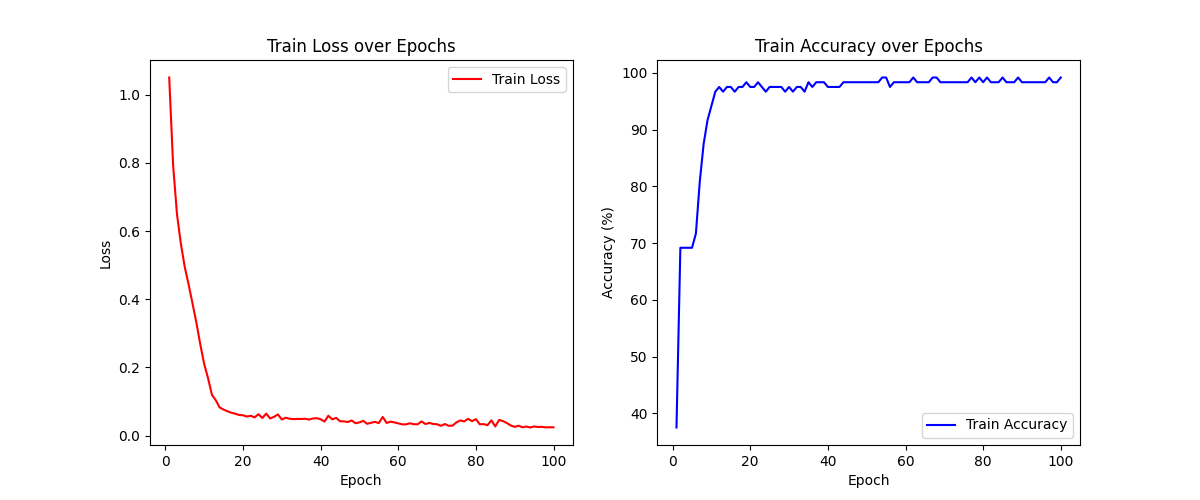

Generate this figure with Python:
# 250818 AM9시  #PyTorch 사용해 아이리스(Iris) 데이터셋 분류하는 신경망모델을 구축하고 학습
import torch
import torch.nn as nn
import torch.optim as optim
from torch.utils.data import TensorDataset, DataLoader
from sklearn.datasets import load_iris
from sklearn.model_selection import train_test_split
from sklearn.preprocessing import StandardScaler
import numpy as np
import matplotlib.pyplot as plt

# 1. 데이터 불러오기
iris = load_iris()
X = iris.data
y = iris.target

#2.표준화
scaler = StandardScaler()
X = scaler.fit_transform(X)

#3. 학습데이터와 테스트데이터 쪼개기
X_train, X_test, y_train, y_test = train_test_split(X, y, test_size=0.2, random_state=1)

#numpy 배열 -> PyTorch 타입 배열(텐서)로 변환하자
X_train_tensor = torch.tensor(X_train, dtype=torch.float32)
X_test_tensor = torch.tensor(X_test, dtype=torch.float32)
y_train_tensor = torch.tensor(y_train, dtype=torch.long)
y_test_tensor = torch.tensor(y_test, dtype=torch.long)

# 4. 데이터셋과 데이터로더 만들기
#numpy배열 → PyTorch 타입 배열(텐서)로 변환
#모델한테 전달하기 위해서 데이터 셋을 만들고 DataLoader에게 전달해야 한다
train_dataset = TensorDataset(X_train_tensor, y_train_tensor)
test_dataset = TensorDataset (X_test_tensor, y_test_tensor)

train_loader = DataLoader(train_dataset, batch_size=16, shuffle=True)
test_loader = DataLoader(test_dataset, batch_size=16, shuffle=False)

# 5. 모델 정의 → 클래스로 만든다. nn.Module이라는 클래스를 반드시 상속받아야함
#부모클래스가 하는일이 많을때 이런식으로 설계
class IrisClassifier(nn.Module):
    def __init__(self):
        super(IrisClassifier, self).__init__() #부모클래스 초기화, 부모생성자호출
        #super가 부모뜻함. 2개의 매개변수전달     #부모 생성자 호출코드는 메서드의 맨처음에 와야함. 
        #신경망의 층 정의, 입력은닉층(iris는 4개의 특성을 갖는다)
        self.fc1 = nn.Linear(4, 16) #fc1은 그냥 변수임. 모델저장해둔다. nn.Linear(입력개수, 출력개수)
        self.fc2 = nn.Linear(16, 16) #은닉층
        self.fc3 = nn.Linear(16, 3) #출력층(출력결과가3이어야한다). 파이토치는 softmax자동적용이라 안씀

        self.active = nn.ReLU() #활성화함수 정의, ReLU함수 사용

    def forward(self, x):
        # x = torch.relu(self.fc1(x))
        x = self.fc1(x)
        x = self.active(x)
        x = self.fc2(x)
        x = self.active(x)
        x = self.fc3(x)
        return x

# 6. 모델 인스턴스 생성, 모델만들고 손실함수,옵티마이저 정의
model = IrisClassifier()
criterion = nn.CrossEntropyLoss() #손실함수 - 다중분류, 파이토치는 softmax제공(자동적용)
optimizer = optim.Adam(model.parameters(), lr=0.01)

# 7. 모델 학습
# epochs = 100
def train_model(epochs):
    #학습 손실(loss)과 정확도를 매 epoch마다 기록 & 시각화 (matplotlib 그래프) 추가
    train_losses = [] 
    train_accuracies = []

    for epoch in range(epochs):
        model.train()  # 학습 모드
        running_loss = 0
        correct = 0
        total = 0

        #train_loader 배치사이즈만큼
        for inputs, labels in train_loader: #현재 배치사이즈는 16개씩 가져온다
            optimizer.zero_grad() #옵티마이저 초기화
            outputs = model(inputs) #순전파, 가중치 계산중
            loss = criterion(outputs, labels) #손실값을 계산한다
            loss.backward() #오차의 역전파
            optimizer.step()

            #추가
            running_loss += loss.item() * inputs.size(0)
            _, predicted = torch.max(outputs, 1)
            total += labels.size(0)
            correct += (predicted == labels).sum().item()
        
        #추가
        epoch_loss = running_loss / total 
        epoch_acc = 100 * correct / total 
        train_losses.append(epoch_loss) 
        train_accuracies.append(epoch_acc) #정확도 기록

        print(f"Epoch {epoch+1}/{epochs}, Loss: {epoch_loss:.4f}, Accuracy: {epoch_acc:.2f}%")
    
    print("Training complete.")
    
    # 학습 결과 시각화 ,손실과 정확도 그래프
    plt.figure(figsize=(12,5))

    # 손실 그래프
    plt.subplot(1,2,1)
    plt.plot(range(1, epochs+1), train_losses, label='Train Loss', color='red')
    plt.xlabel('Epoch')
    plt.ylabel('Loss')
    plt.title('Train Loss over Epochs')
    plt.legend()

    # 정확도 그래프
    plt.subplot(1,2,2)
    plt.plot(range(1, epochs+1), train_accuracies, label='Train Accuracy', color='blue')
    plt.xlabel('Epoch')
    plt.ylabel('Accuracy (%)')
    plt.title('Train Accuracy over Epochs')
    plt.legend()

    plt.show()


# 8. 훈련셋 정확도 Validation Accuracy 훈련셋 & 테스트셋 정확도 평가
def evaluate_model():
    model.eval()  #모델을 평가 모드로 변경

    with torch.no_grad(): #그라디언트 계산을 하지 않음
        correct_train = 0 #훈련셋이 예측잘맞는 경우 카운트하기위한 변수
        total_train = 0 #전체개수
        for inputs, labels in train_loader:
            outputs = model(inputs)
            _, predicted = torch.max(outputs.data, 1) #출력값이 확률, np.argmax쓰듯이 젤높은확률 착지
            total_train += labels.size(0)
            correct_train += (predicted == labels).sum().item() #예측값과 실제값이 같은경우 카운트
        accuracy_train = 100*correct_train / total_train
        print(f"훈련셋 정확도: {accuracy_train:.2f}%")
        
        correct_test = 0
        total_test = 0
        for inputs, labels in test_loader:
            outputs = model(inputs)
            _, predicted = torch.max(outputs.data, 1)
            total_test += labels.size(0)
            correct_test += (predicted == labels).sum().item()
        accuracy_test = 100 * correct_test / total_test
        print(f"테스트셋 정확도: {accuracy_test:.2f}%")

if __name__ == "__main__":
    train_model(epochs=100)
    evaluate_model() # 훈련셋 + 테스트셋 정확도 확인

# (mypytorch) C:\Users\Admin\Documents\GitHub\python_workspace1N\PyTorch>python 0818iris.py
# Epoch 1/100, Loss: 1.0503, Accuracy: 37.50%
# Epoch 2/100, Loss: 0.7936, Accuracy: 69.17%
# ...
# Epoch 99/100, Loss: 0.0244, Accuracy: 98.33%
# Epoch 100/100, Loss: 0.0243, Accuracy: 99.17%
# Training complete.
# 훈련셋 정확도: 98.33%
# 테스트셋 정확도: 96.67%
